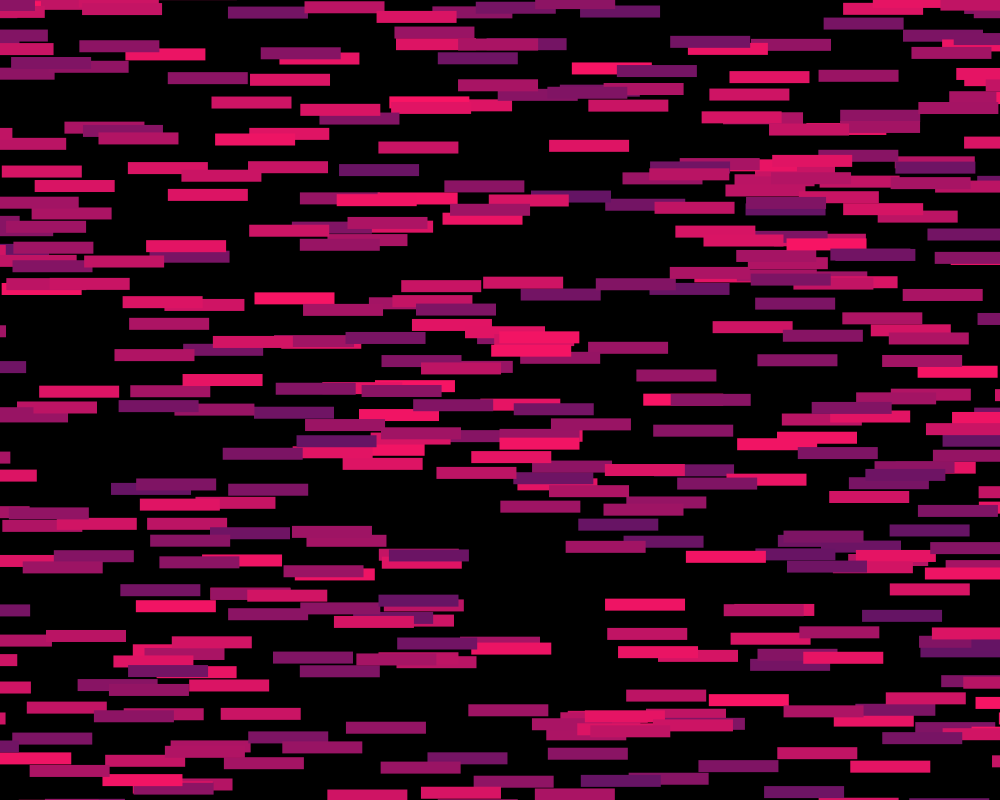
Frame 1 (no input)
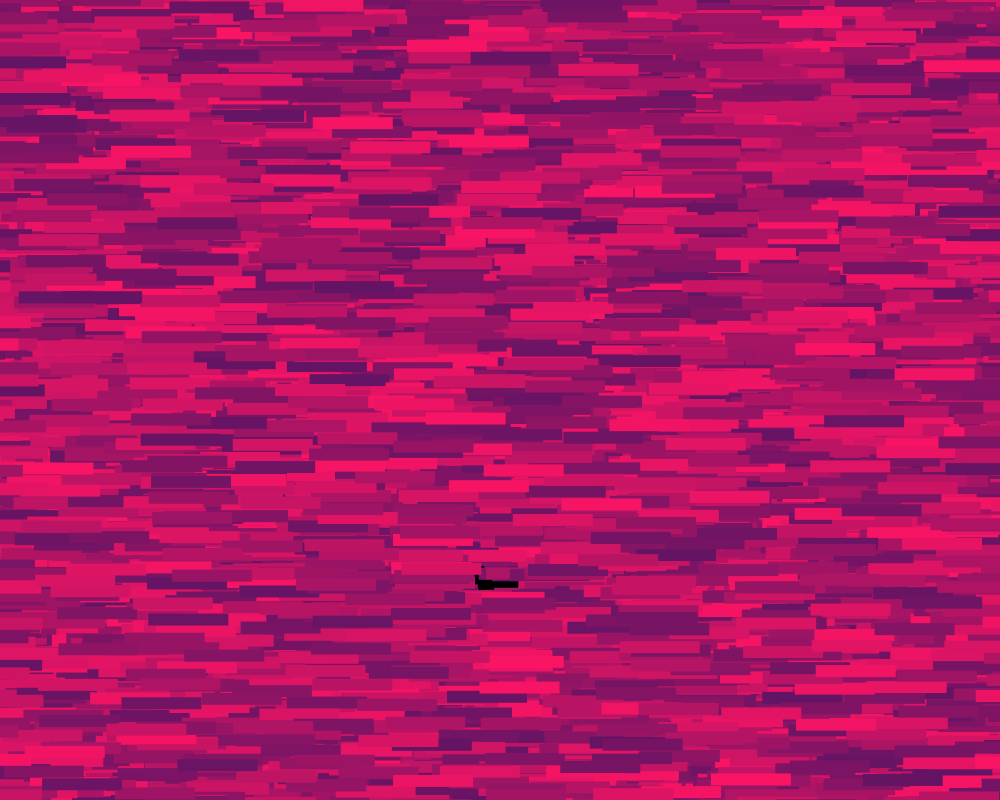
Frame 60 (the mouse pressed at the canvas centre just before this capture)
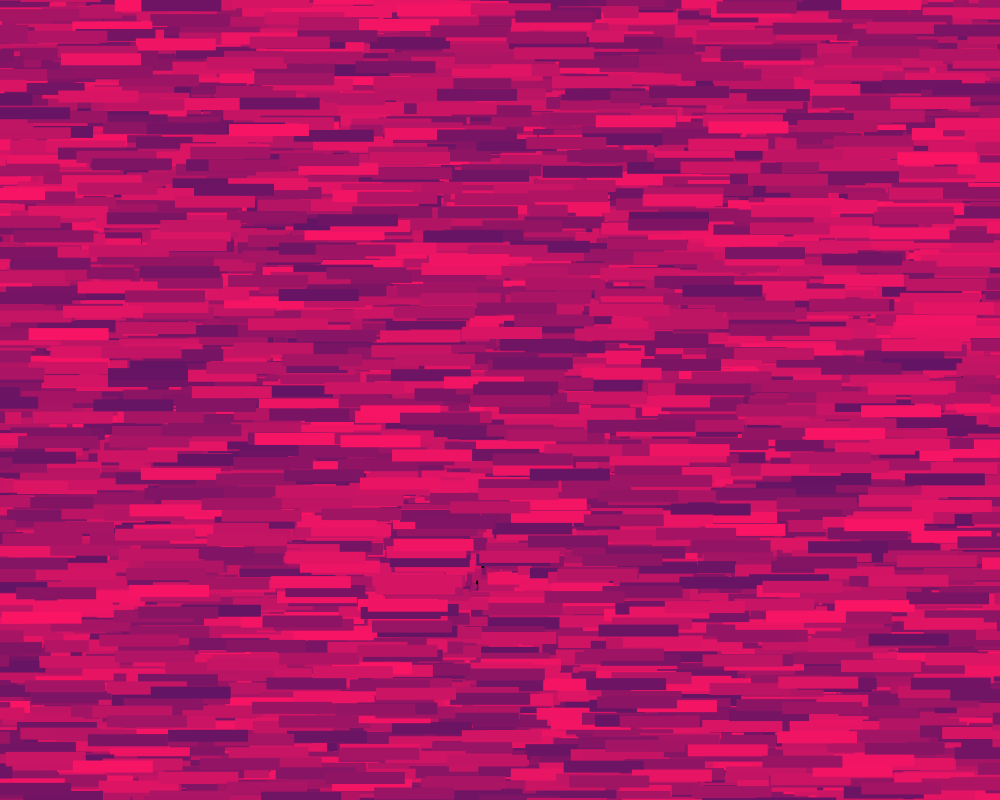
Frame 120 (the mouse held since frame 60 and released just before this capture)

The Processing sketch that drew these frames (run headless with seeded random() and noise(); from frame 60 on, the mouse is pressed at the canvas centre):

// Processing sketch: processing_82017
// ── processing_82017.pde

//HW#7
Rects[] rects;


void setup(){
  size(1000,800);
  background(0);
  rects = new Rects[8000];
  for(int i = 0; i < rects.length; i++){
    rects[i] = new Rects(random(width), (height),random(-2000,2000),random(-2000,2000));
}
}

void draw(){
  for(int i = 0; i < rects.length; i++){
  rects[i].move();
  rects[i].displayC();
}
}
   
   
   
class Rects{
    float offX, offY, x,y, rr, thetaB;
    //constructor
    Rects(float _x, float _y,float _offX, float _offY){
  
      x = _x;
      y = _y;
      offX=_offX;
      offY=_offY;
      rr =50;
      thetaB =50;
    }
    //methods
    void move(){
      x = rr * cos(thetaB/9);
      y = rr * sin(thetaB/4);
      thetaB += 3;
    }
    void displayC(){
      fill(random(100,250),20,100);
      noStroke();
      rect(x+offX, y+offY,80,12);
     
   
    }
  }
